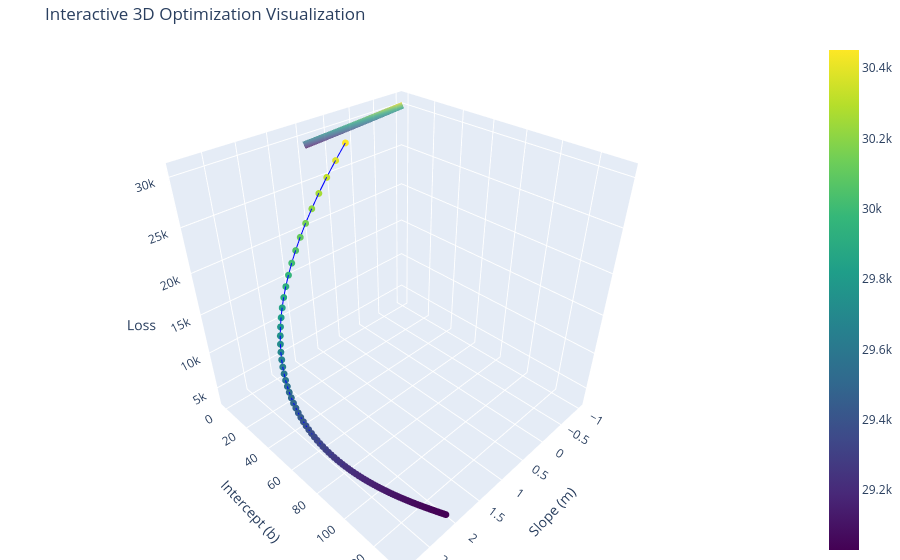

The notebook cell this image was saved under:
### Code cell
import numpy as np
import pandas as pd
import plotly.graph_objects as go
from sklearn.model_selection import train_test_split
from sklearn.preprocessing import StandardScaler
from sklearn.metrics import mean_squared_error


# Split features and target
X = data.drop(columns=["target"]).values
y = data["target"].values

# Train-test split
X_train, X_test, y_train, y_test = train_test_split(X, y, test_size=0.2, random_state=42)

# Normalize the data
scaler = StandardScaler()
X_train = scaler.fit_transform(X_train)
X_test = scaler.transform(X_test)

# Gradient Descent Implementation
def compute_gradients(X, y, m, b):
    n = len(X)
    y_pred = X.dot(m) + b
    error = y - y_pred
    dm = (-2 / n) * X.T.dot(error)
    db = (-2 / n) * np.sum(error)
    return dm, db

def gradient_descent(X, y, learning_rate=0.01, epochs=100):
    m = np.zeros(X.shape[1])  # Initialize coefficients
    b = 0  # Initialize intercept
    m_history, b_history, loss_history = [], [], []
    for _ in range(epochs):
        dm, db = compute_gradients(X, y, m, b)
        m -= learning_rate * dm
        b -= learning_rate * db
        loss = np.mean((y - (X.dot(m) + b))**2)
        m_history.append(m.copy())
        b_history.append(b)
        loss_history.append(loss)
    return m, b, m_history, b_history, loss_history

# Run gradient descent
final_m, final_b, m_history, b_history, loss_history = gradient_descent(X_train, y_train)

# Predictions
y_train_pred = X_train.dot(final_m) + final_b
y_test_pred = X_test.dot(final_m) + final_b

# Evaluate model
train_rmse = np.sqrt(mean_squared_error(y_train, y_train_pred))
test_rmse = np.sqrt(mean_squared_error(y_test, y_test_pred))

print(f"Train RMSE: {train_rmse}")
print(f"Test RMSE: {test_rmse}")

# Generate loss surface
m_grid, b_grid = np.meshgrid(np.linspace(-1, 1, 50), np.linspace(-1, 1, 50))
loss_grid = np.zeros_like(m_grid)
for i in range(m_grid.shape[0]):
    for j in range(m_grid.shape[1]):
        m_sample = np.ones(X_train.shape[1]) * m_grid[i, j]
        b_sample = b_grid[i, j]
        y_pred = X_train.dot(m_sample) + b_sample
        loss_grid[i, j] = np.mean((y_train - y_pred)**2)

# Visualize using Plotly
trace_path = go.Scatter3d(
    x=[m[0] for m in m_history], 
    y=b_history, 
    z=loss_history,
    mode='lines+markers',
    marker=dict(size=4, color=loss_history, colorscale='Viridis'),
    line=dict(width=2, color='blue'),
    name='Optimization Path'
)

trace_surface = go.Surface(
    x=m_grid,
    y=b_grid,
    z=loss_grid,
    colorscale='Viridis',
    opacity=0.7,
    name='Loss Surface'
)

layout = go.Layout(
    title="Interactive 3D Optimization Visualization",
    scene=dict(
        xaxis_title='Slope (m)',
        yaxis_title='Intercept (b)',
        zaxis_title='Loss',
    ),
    margin=dict(l=0, r=0, b=0, t=40),
)

fig = go.Figure(data=[trace_surface, trace_path], layout=layout)
fig.show()

### Figure 1 — Plotly figure (JSON) as saved in the notebook; plotly's stock layout.template omitted (floating-point values rounded to 4 significant figures; data arrays with more than 128 entries replaced by an {"elided": "..."} marker saying what was removed)
{"data": [{"colorscale": [[0, "#440154"], [0.1111, "#482878"], [0.2222, "#3e4989"], [0.3333, "#31688e"], [0.4444, "#26828e"], [0.5556, "#1f9e89"], [0.6667, "#35b779"], [0.7778, "#6ece58"], [0.8889, "#b5de2b"], [1, "#fde725"]], "name": "Loss Surface", "opacity": 0.7, "type": "surface", "x": {"elided": "50x50 float values"}, "y": {"elided": "50x50 float values"}, "z": {"elided": "50x50 float values"}}, {"line": {"color": "blue", "width": 2}, "marker": {"color": [28430.0, 27240.0, 26120.0, 25070.0, 24080.0, 23150.0, 22260.0, 21430.0, 20630.0, 19880.0, 19170.0, 18480.0, 17840.0, 17220.0, 16630.0, 16060.0, 15530.0, 15010.0, 14520.0, 14050.0, 13600.0, 13170.0, 12750.0, 12360.0, 11980.0, 11610.0, 11260.0, 10930.0, 10610.0, 10300.0, 10010.0, 9723.0, 9451.0, 9190.0, 8940.0, 8700.0, 8469.0, 8248.0, 8035.0, 7831.0, 7636.0, 7448.0, 7267.0, 7094.0, 6928.0, 6768.0, 6614.0, 6467.0, 6326.0, 6190.0, 6060.0, 5935.0, 5814.0, 5699.0, 5588.0, 5482.0, 5380.0, 5281.0, 5187.0, 5097.0, 5010.0, 4926.0, 4846.0, 4769.0, 4695.0, 4624.0, 4556.0, 4491.0, 4428.0, 4367.0, 4309.0, 4254.0, 4200.0, 4149.0, 4100.0, 4052.0, 4007.0, 3963.0, 3921.0, 3881.0, 3842.0, 3805.0, 3769.0, 3735.0, 3702.0, 3670.0, 3640.0, 3611.0, 3583.0, 3556.0, 3530.0, 3505.0, 3481.0, 3458.0, 3436.0, 3415.0, 3395.0, 3375.0, 3357.0, 3339.0], "colorscale": [[0, "#440154"], [0.1111, "#482878"], [0.2222, "#3e4989"], [0.3333, "#31688e"], [0.4444, "#26828e"], [0.5556, "#1f9e89"], [0.6667, "#35b779"], [0.7778, "#6ece58"], [0.8889, "#b5de2b"], [1, "#fde725"]], "size": 4}, "mode": "lines+markers", "name": "Optimization Path", "type": "scatter3d", "x": [0.3064, 0.585, 0.8382, 1.068, 1.276, 1.465, 1.636, 1.79, 1.928, 2.053, 2.165, 2.265, 2.355, 2.435, 2.505, 2.568, 2.623, 2.67, 2.712, 2.748, 2.779, 2.805, 2.826, 2.844, 2.857, 2.868, 2.876, 2.881, 2.883, 2.883, 2.881, 2.878, 2.873, 2.866, 2.858, 2.849, 2.839, 2.828, 2.816, 2.803, 2.79, 2.776, 2.762, 2.747, 2.733, 2.717, 2.702, 2.686, 2.67, 2.655, 2.639, 2.623, 2.607, 2.591, 2.575, 2.559, 2.544, 2.528, 2.513, 2.497, 2.482, 2.467, 2.453, 2.438, 2.424, 2.409, 2.395, 2.382, 2.368, 2.355, 2.342, 2.329, 2.316, 2.304, 2.291, 2.279, 2.268, 2.256, 2.245, 2.234, 2.223, 2.212, 2.202, 2.192, 2.182, 2.172, 2.162, 2.153, 2.144, 2.135, 2.126, 2.117, 2.109, 2.101, 2.093, 2.085, 2.077, 2.07, 2.063, 2.056], "y": [3.075, 6.088, 9.041, 11.93, 14.77, 17.55, 20.27, 22.94, 25.56, 28.12, 30.63, 33.1, 35.51, 37.87, 40.19, 42.46, 44.69, 46.87, 49.01, 51.1, 53.15, 55.17, 57.14, 59.07, 60.96, 62.82, 64.64, 66.42, 68.16, 69.88, 71.55, 73.2, 74.81, 76.39, 77.93, 79.45, 80.93, 82.39, 83.82, 85.22, 86.59, 87.93, 89.25, 90.54, 91.8, 93.04, 94.25, 95.44, 96.61, 97.75, 98.87, 99.97, 101.0, 102.1, 103.1, 104.1, 105.1, 106.1, 107.1, 108.0, 108.9, 109.8, 110.7, 111.5, 112.4, 113.2, 114.0, 114.8, 115.6, 116.4, 117.1, 117.8, 118.6, 119.3, 120.0, 120.6, 121.3, 121.9, 122.6, 123.2, 123.8, 124.4, 125.0, 125.6, 126.1, 126.7, 127.2, 127.8, 128.3, 128.8, 129.3, 129.8, 130.3, 130.7, 131.2, 131.6, 132.1, 132.5, 132.9, 133.3], "z": [28430.0, 27240.0, 26120.0, 25070.0, 24080.0, 23150.0, 22260.0, 21430.0, 20630.0, 19880.0, 19170.0, 18480.0, 17840.0, 17220.0, 16630.0, 16060.0, 15530.0, 15010.0, 14520.0, 14050.0, 13600.0, 13170.0, 12750.0, 12360.0, 11980.0, 11610.0, 11260.0, 10930.0, 10610.0, 10300.0, 10010.0, 9723.0, 9451.0, 9190.0, 8940.0, 8700.0, 8469.0, 8248.0, 8035.0, 7831.0, 7636.0, 7448.0, 7267.0, 7094.0, 6928.0, 6768.0, 6614.0, 6467.0, 6326.0, 6190.0, 6060.0, 5935.0, 5814.0, 5699.0, 5588.0, 5482.0, 5380.0, 5281.0, 5187.0, 5097.0, 5010.0, 4926.0, 4846.0, 4769.0, 4695.0, 4624.0, 4556.0, 4491.0, 4428.0, 4367.0, 4309.0, 4254.0, 4200.0, 4149.0, 4100.0, 4052.0, 4007.0, 3963.0, 3921.0, 3881.0, 3842.0, 3805.0, 3769.0, 3735.0, 3702.0, 3670.0, 3640.0, 3611.0, 3583.0, 3556.0, 3530.0, 3505.0, 3481.0, 3458.0, 3436.0, 3415.0, 3395.0, 3375.0, 3357.0, 3339.0]}], "layout": {"margin": {"b": 0, "l": 0, "r": 0, "t": 40}, "scene": {"xaxis": {"title": {"text": "Slope (m)"}}, "yaxis": {"title": {"text": "Intercept (b)"}}, "zaxis": {"title": {"text": "Loss"}}}, "title": {"text": "Interactive 3D Optimization Visualization"}}}
